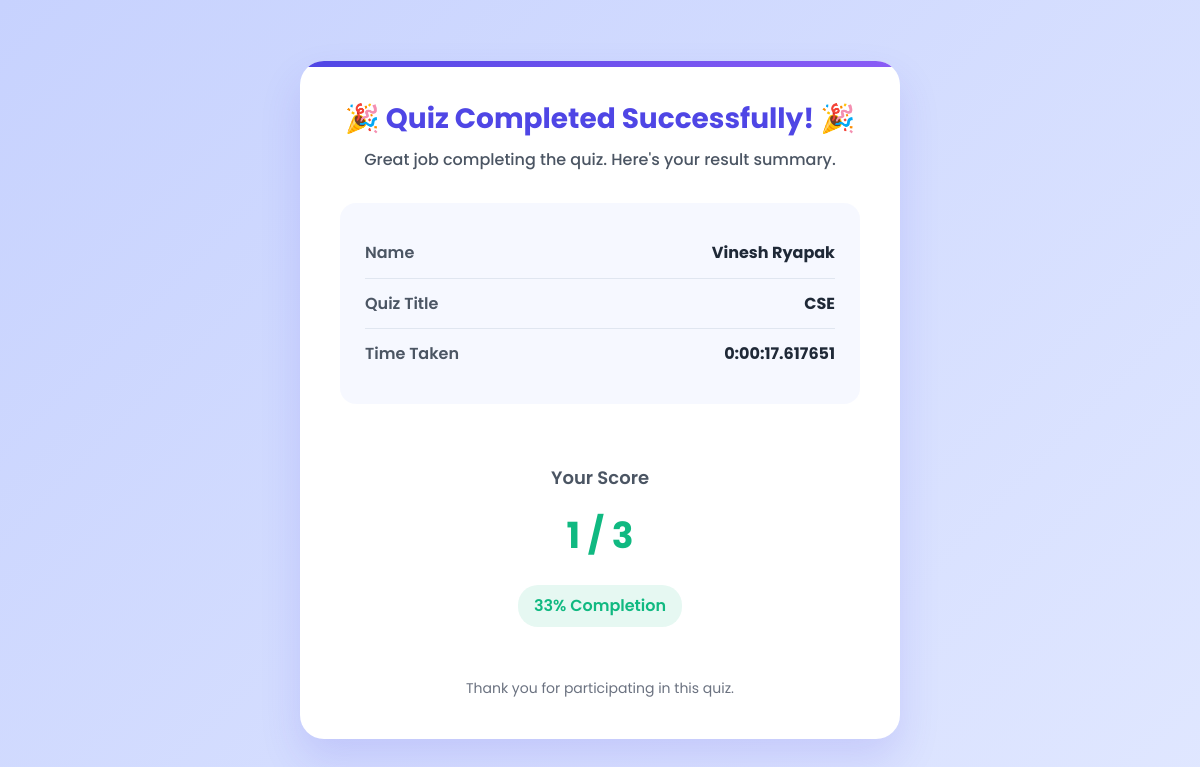
The app's page /thank_you/17/ with its own data.
### main/models.py (models this page shows, shortened)
class StudentAttempt(models.Model):
    quiz = models.ForeignKey(Quiz, on_delete=models.CASCADE, related_name="attempts")
    first_name = models.CharField(max_length=100)
    last_name = models.CharField(max_length=100)
    roll_no = models.CharField(max_length=50)
    year = models.CharField(max_length=10)
    branch = models.CharField(max_length=50)
    division = models.CharField(max_length=10)
    start_time = models.DateTimeField(default=now)  # ✅ Add this line
    score = models.IntegerField(default=0)
    total_time_taken = models.DurationField(null=True, blank=True)

class Quiz(models.Model):
    teacher = models.ForeignKey('Teacher', on_delete=models.CASCADE, related_name='quizzes')
    title = models.CharField(max_length=255)
    description = models.TextField(blank=True, null=True)
    expiration_date = models.DateTimeField()
    quiz_code = models.UUIDField(default=uuid.uuid4, unique=True, editable=False)  # Unique quiz link
    duration = models.IntegerField(default=30)  # Duration in minutes

### main/views3.py (the view)
# urls.py: path('thank_you/<int:attempt_id>/', views3.thank_you, name='thank_you'),
def thank_you(request, attempt_id):
    attempt = get_object_or_404(StudentAttempt, id=attempt_id)
    return render(request, "main/thank_you.html", {"attempt": attempt})

### main/templates/main/thank_you.html (shortened to what this page needs)
<!DOCTYPE html>
<html lang="en">
<head>
</head>
<body>
    <div class="container">
        <div class="header">
            <h1>🎉 Quiz Completed Successfully! 🎉</h1>
            <p class="subtitle">Great job completing the quiz. Here's your result summary.</p>
        </div>
        <div class="results">
            <div class="result-item">
                <span class="result-label">Name</span>
                <span class="result-value">{{ attempt.first_name }} {{ attempt.last_name }}</span>
            </div>
            <div class="result-item">
                <span class="result-label">Quiz Title</span>
                <span class="result-value">{{ attempt.quiz.title }}</span>
            </div>
            <div class="result-item">
                <span class="result-label">Time Taken</span>
                <span class="result-value">{{ attempt.total_time_taken }}</span>
            </div>
        </div>
        <div class="score-section">
            <div class="score-title">Your Score</div>
            <div class="score-value" id="score-value">{{ attempt.score }} / {{ attempt.quiz.questions.count }}</div>
            <div class="score-badge">Calculating...</div>
        </div>
        <div class="footer">
            Thank you for participating in this quiz.
        </div>
    </div>
</body>
</html>

### main/templates/main/thank_you.html (style rules this page uses)
:root { --primary-color: #4f46e5; --success-color: #10b981; --accent-color: #8b5cf6; --text-dark: #1f2937; --text-medium: #4b5563; --text-light: #6b7280; --bg-gradient-start: #c7d2fe; --bg-gradient-end: #e0e7ff; --card-bg: #ffffff; --shadow-color: rgba(79, 70, 229, 0.15); }
* { box-sizing: border-box; margin: 0; padding: 0; }
body { font-family: 'Poppins', sans-serif; background: linear-gradient(135deg, var(--bg-gradient-start), var(--bg-gradient-end)); color: var(--text-dark); line-height: 1.6; margin: 0; min-height: 100vh; display: flex; justify-content: center; align-items: center; padding: 20px; }
.container { width: 100%; max-width: 600px; background: var(--card-bg); padding: 40px; border-radius: 24px; box-shadow: 0 20px 40px var(--shadow-color); animation: fadeUp 0.8s ease-out; position: relative; overflow: hidden; }
.container::before { content: ''; position: absolute; top: 0; left: 0; width: 100%; height: 6px; background: linear-gradient(90deg, var(--primary-color), var(--accent-color)); }
.header { text-align: center; margin-bottom: 30px; }
h1 { color: var(--primary-color); font-size: 28px; font-weight: 700; margin-bottom: 10px; line-height: 1.3; }
.subtitle { color: var(--text-medium); font-size: 16px; font-weight: 500; margin-bottom: 30px; }
.results { background: rgba(224, 231, 255, 0.3); border-radius: 16px; padding: 25px; margin-bottom: 30px; }
.result-item { display: flex; justify-content: space-between; padding: 12px 0; border-bottom: 1px solid rgba(203, 213, 225, 0.5); }
.result-item:last-child { border-bottom: none; }
.result-label { font-weight: 600; color: var(--text-medium); }
.result-value { font-weight: 700; color: var(--text-dark); }
.score-section { text-align: center; padding: 30px 0 20px; }
.score-title { font-size: 18px; font-weight: 600; color: var(--text-medium); margin-bottom: 15px; }
.score-value { font-size: 36px; font-weight: 700; color: var(--success-color); margin-bottom: 10px; }
.score-badge { display: inline-block; background: rgba(16, 185, 129, 0.1); color: var(--success-color); font-weight: 600; padding: 8px 16px; border-radius: 20px; margin-top: 10px; }
.footer { text-align: center; margin-top: 30px; color: var(--text-light); font-size: 14px; }

### records on screen
StudentAttempt: first_name "Vinesh", last_name "Ryapak", quiz "CSE", total_time_taken "0:00:17.617651", score "1", quiz.questions.count "3"
